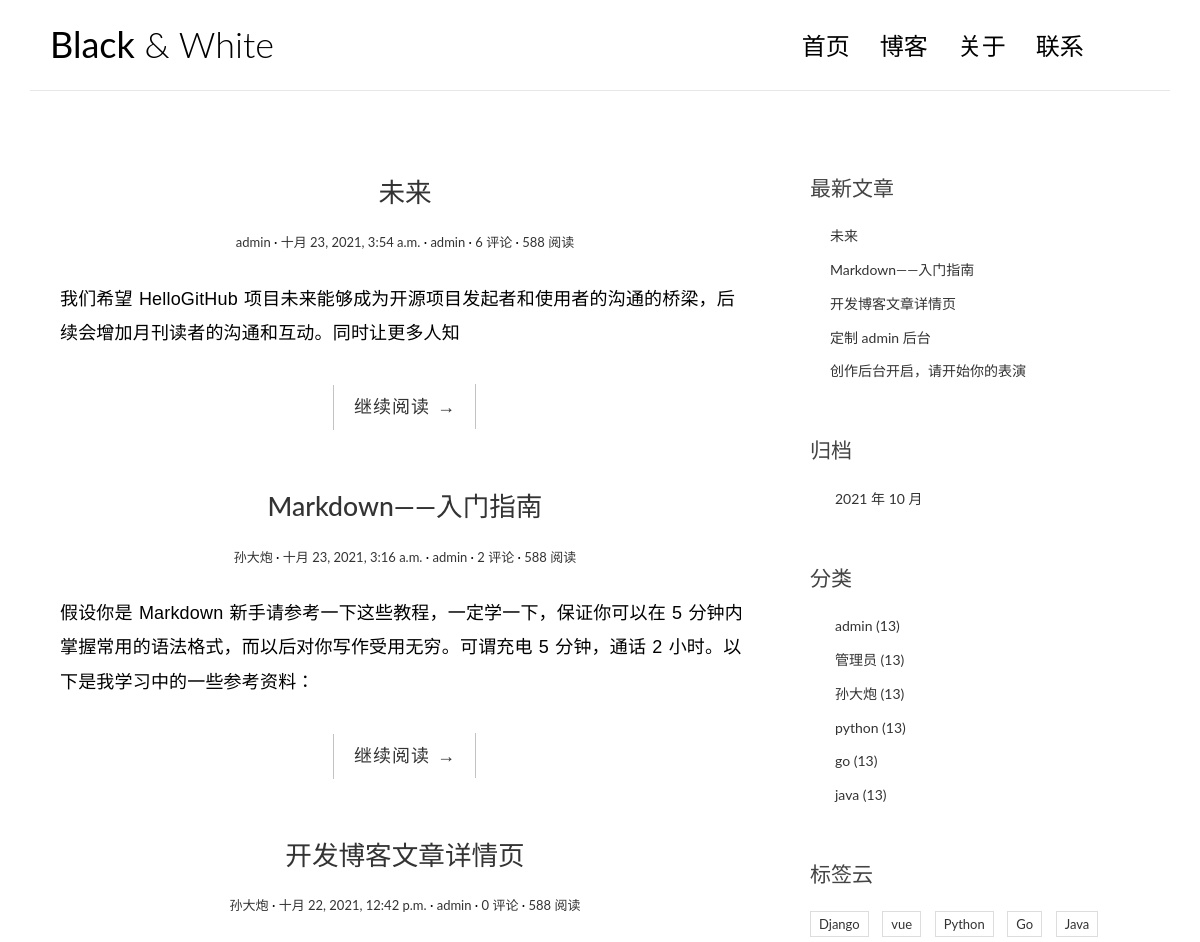
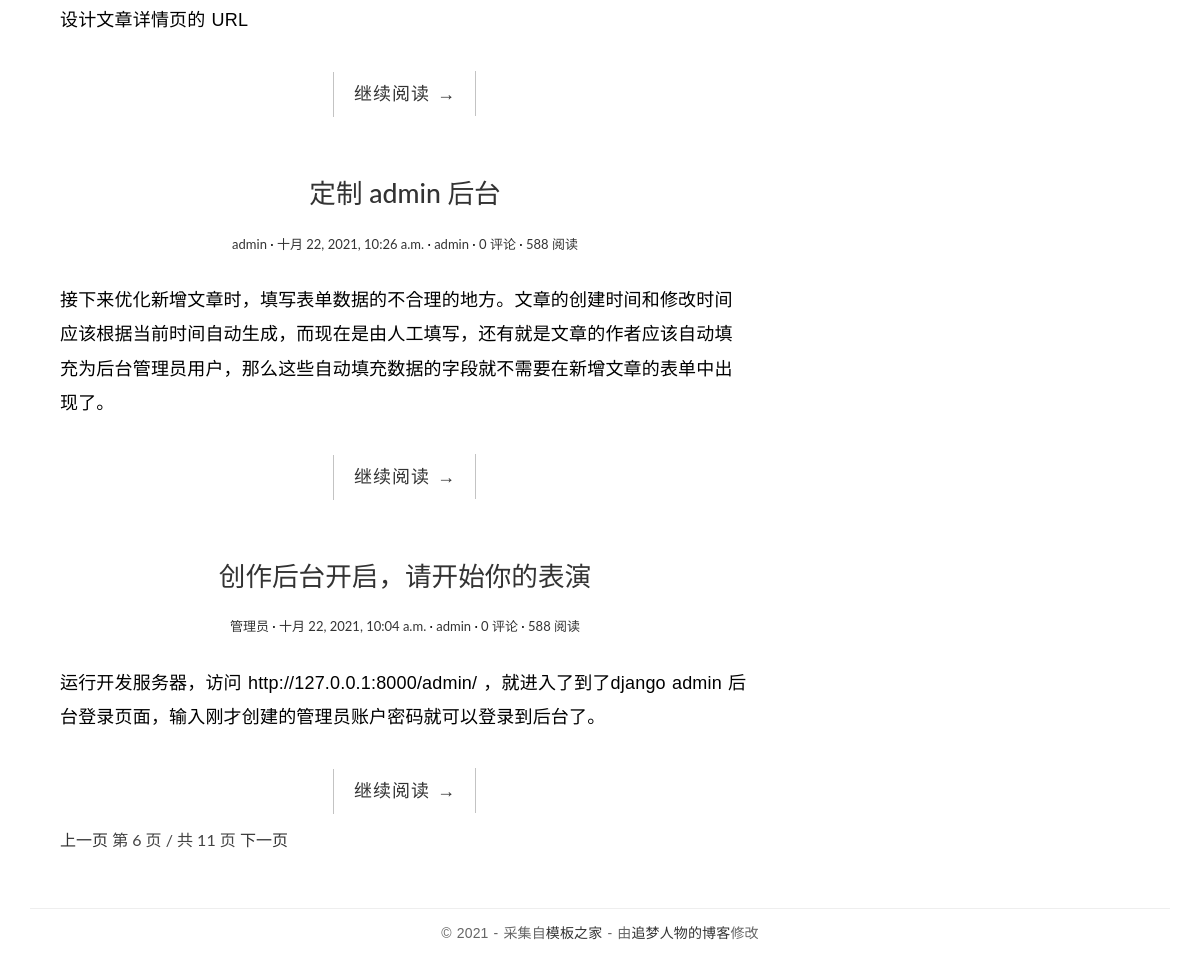
The page /v1/index/ on the database its author committed (2 pictures, top to bottom).
### myjk/models.py (models this page shows, shortened)
class Post(models.Model):
    title = models.CharField('标题', max_length=70)
    body = models.TextField('正文')
    created_time = models.DateTimeField('创建时间', default=timezone.now)
    modified_time = models.DateTimeField('修改时间')
    excerpt = models.CharField('摘要', max_length=200, blank=True)
    category = models.ForeignKey(Category, verbose_name='分类', on_delete=models.CASCADE)
    tags = models.ManyToManyField(Tag, verbose_name='标签', blank=True)
    author = models.ForeignKey(User, verbose_name='作者', on_delete=models.CASCADE)
    class Meta:
        verbose_name = '文章'
        verbose_name_plural = verbose_name
        ordering = ['-created_time']
    def get_absolute_url(self):
        return reverse('myjk:detail', kwargs={'pk': self.pk})

class Category(models.Model):
    name = models.CharField(max_length=200)
    class Meta:
        verbose_name = '分类啊'
        verbose_name_plural = verbose_name

class Tag(models.Model):
    name = models.CharField(max_length=100)
    class Meta:
        verbose_name = '标签'
        verbose_name_plural = verbose_name

### myjk/views.py (the view)
# urls.py: path('index/', views.index, name='index'),
def index(request):
    post_list = Post.objects.all()
    return render(request, 'index.html', context={'post_list': post_list})

### myjk/templatetags/myjk_tags.py (called while the page is built)
@register.inclusion_tag('inclusions/_recent_posts.html', takes_context=True)
def show_recent_posts(context, num=5):
    return {
        'recent_post_list': Post.objects.all().order_by('-created_time')[:num],
    }

@register.inclusion_tag('inclusions/_archives.html', takes_context=True)
def show_archives(context):
    return {
        'date_list': Post.objects.dates('created_time', 'month', order='DESC'),
    }

@register.inclusion_tag('inclusions/_categories.html', takes_context=True)
def show_categories(context):
    return {
        'category_list': Category.objects.all(),
    }

@register.inclusion_tag('inclusions/_tags.html', takes_context=True)
def show_tags(context):
    return {
        'tag_list': Tag.objects.all(),
    }

### templates/index.html
{% extends 'base.html' %}
{% block main %}
    {% for post in post_list %}
        <article class="post post-{{ post.pk }}">
            <header class="entry-header">
            <h1 class="entry-title"><a href="{{ post.get_absolute_url }}">{{ post.title }}</a></h1>
            <div class="entry-meta">
            <span class="post-category"><a href="#">{{ post.category.name }}</a></span>
            <span class="post-date"><a href="#"><time class="entry-date"
                                                datetime="{{ post.created_time }}">{{ post.created_time }}</time></a></span>
      <span class="post-author"><a href="#">{{ post.author }}</a></span>
      <span class="comments-link"><a href="{{ post.get_absolute_url }}#comment-area">{{ post.comment_set.count }} 评论</a></span>
      <span class="views-count"><a href="#">588 阅读</a></span>
    </div>
  </header>
  <div class="entry-content clearfix">
    <p>{{ post.excerpt }}</p>
      <div class="read-more cl-effect-14">
        <a href="{{ post.get_absolute_url }}" class="more-link">继续阅读 <span class="meta-nav">→</span></a>
      </div>
  </div>
</article>
    {% empty %}
        <div class="no-post">暂时还没有发布的文章！</div>
    {% endfor %}
    <div class="pagination-simple">
        <a href="#">上一页</a>
        <span class="current">第 6 页 / 共 11 页</span>
        <a href="#">下一页</a>
    </div>
{% endblock main %}

### templates/base.html (shortened to what this page needs)
{% load static %}
{% load myjk_tags %}
<!DOCTYPE html>
<html>
<head>
    <link href="https://cdn.bootcss.com/highlight.js/9.15.8/styles/github.min.css" rel="stylesheet">
    <link rel="stylesheet" href="css/bootstrap.min.css">
    <link rel="stylesheet" href="http://code.ionicframework.com/ionicons/2.0.1/css/ionicons.min.css">
    <link rel="stylesheet" href="{% static 'css/bootstrap.min.css' %}">
    <link rel="stylesheet" href="{% static 'css/pace.css' %}">
    <link rel="stylesheet" href="{% static 'css/custom.css' %}">
</head>
<body>
<div class="container">
    <header id="site-header">
        <div class="row">
            <div class="col-md-4 col-sm-5 col-xs-8">
                <div class="logo">
                    <h1><a href="{% url 'myjk:index' %}"><b>Black</b> &amp; White</a></h1>
                </div>
            </div>
            <div class="col-md-8 col-sm-7 col-xs-4">
                <nav class="main-nav" role="navigation">
                    <div class="collapse navbar-collapse" id="bs-example-navbar-collapse-1">
                        <ul class="nav navbar-nav navbar-right">
                            <li class="cl-effect-11"><a href="{% url 'myjk:index' %}" data-hover="首页">首页</a></li>
                            <li class="cl-effect-11"><a href="bootsrab.html" data-hover="博客">博客</a></li>
                            <li class="cl-effect-11"><a href="about.html" data-hover="关于">关于</a></li>
                            <li class="cl-effect-11"><a href="contact.html" data-hover="联系">联系</a></li>
                        </ul>
                    </div>
                </nav>
            </div>
        </div>
    </header>
</div>
<div class="content-body">
    <div class="container">
        <div class="row">
            <main class="col-md-8">
                {% block main %}
                {% endblock main %}
            </main>
            <aside class="col-md-4">
                {% show_recent_posts %}
                {% show_archives %}
                {% show_categories %}
                {% show_tags %}
            </aside>
        </div>
    </div>
</div>
<footer id="site-footer">
    <div class="container">
        <div class="row">
            <div class="col-md-12">
                <p class="copyright">&copy 2021 - 采集自<a href="http://www.cssmoban.com/"
                                                        target="_blank" title="模板之家">模板之家</a>
                    - 由<a href="http://zmrenwu.com/" title="网页模板" target="_blank">追梦人物的博客</a>修改
                </p>
            </div>
        </div>
    </div>
</footer>
</body>
</html>

### templates/inclusions/_recent_posts.html
<div class="widget widget-recent-posts">
  <h3 class="widget-title">最新文章</h3>
  <ul>
    {% for post in recent_post_list %}
      <li>
        <a href="{{ post.get_absolute_url }}">{{ post.title }}</a>
      </li>
    {% empty %}
      暂无文章！
    {% endfor %}
  </ul>
</div>

### templates/inclusions/_archives.html
<div class="widget widget-archives">
  <h3 class="widget-title">归档</h3>
  <ul>
    {% for date in date_list %}
      <li>
        <a href="{% url 'myjk:archive' date.year date.month %}">{{ date.year }} 年 {{ date.month }} 月</a>
      </li>
    {% empty %}
      暂无归档！
    {% endfor %}
  </ul>
</div>

### templates/inclusions/_categories.html
<div class="widget widget-category">
  <h3 class="widget-title">分类</h3>
  <ul>
    {% for category in category_list %}
      <li>
        <a href="{% url 'myjk:category' category.pk %}">{{ category.name }} <span class="post-count">(13)</span></a>
      </li>
    {% empty %}
      暂无分类！
    {% endfor %}
  </ul>
</div>

### templates/inclusions/_tags.html
<div class="widget widget-tag-cloud">
  <h3 class="widget-title">标签云</h3>
  <ul>
    {% for tag in tag_list %}
      <li>
        <a href="{% url 'myjk:tag' tag.pk %}">{{ tag.name }}</a>
      </li>
    {% empty %}
      暂无标签！
    {% endfor %}
  </ul>
</div>

### myjk/static/css/custom.css (style rules this page uses)
* { outline: none; }
h1, h2, h3, h4, h5, h6 { margin-top: 0; }
b { font-weight: 400; }
a { color: #333; }
body { color: #444; font-family: 'Lato', sans-serif; }
p { font-family: 'Ubuntu', sans-serif; font-weight: 400; word-spacing: 1px; letter-spacing: 0.01em; }
#site-header { background-color: #FFF; padding: 25px 20px; margin-bottom: 40px; border-bottom: 1px solid #e7e7e7; }
.logo h1 a { color: #000; }
.logo h1 { margin: 0; font-family: 'Lato', sans-serif; font-weight: 300; }
.main-nav { margin-top: 11px; max-width: 95%; }
.main-nav a { color: #000000 !important; padding: 0 0 5px 0 !important; margin-right: 30px; font-family: 'Lato', sans-serif; font-weight: 300; font-size: 24px; }
.cl-effect-11 a { padding: 10px 0; color: #0972b4; text-shadow: none; }
.cl-effect-11 a::before { position: absolute; top: 0; left: 0; overflow: hidden; padding: 0 0 5px 0 !important; max-width: 0; border-bottom: 1px solid #000; color: #000; content: attr(data-hover); white-space: nowrap; -webkit-transition: max-width 0.5s; -moz-transition: max-width 0.5s; transition: max-width 0.5s; }
.content-body { padding-bottom: 4em; }
.post { background: #fff; padding: 30px 30px 0; }
.entry-title { text-align: center; font-size: 1.9em; margin-bottom: 20px; line-height: 1.6; padding: 10px 20px 0; }
.entry-meta { text-align: center; color: #DDDDDD; font-size: 13px; margin-bottom: 30px; }
.entry-content { font-size: 18px; line-height: 1.9; font-weight: 300; color: #000; }
.post-category::after, .post-date::after, .post-author::after, .comments-link::after { content: ' ·'; color: #000; }
.read-more { font-family: 'Ubuntu', sans-serif; font-weight: 400; word-spacing: 1px; letter-spacing: 0.01em; text-align: center; margin-top: 20px; }
.cl-effect-14 a { padding: 0 20px; height: 45px; line-height: 45px; position: relative; display: inline-block; margin: 15px 25px; letter-spacing: 1px; font-weight: 400; text-shadow: 0 0 1px rgba(255, 255, 255, 0.3); }
.cl-effect-14 a::before, .cl-effect-14 a::after { position: absolute; width: 45px; height: 1px; background: #C3C3C3; content: ''; -webkit-transition: all 0.3s; -moz-transition: all 0.3s; transition: all 0.3s; pointer-events: none; }
.cl-effect-14 a::before { top: 0; left: 0; -webkit-transform: rotate(90deg); -moz-transform: rotate(90deg); transform: rotate(90deg); -webkit-transform-origin: 0 0; -moz-transform-origin: 0 0; transform-origin: 0 0; }
.cl-effect-14 a::after { right: 0; bottom: 0; -webkit-transform: rotate(90deg); -moz-transform: rotate(90deg); transform: rotate(90deg); -webkit-transform-origin: 100% 0; -moz-transform-origin: 100% 0; transform-origin: 100% 0; }
.widget { background: #fff; padding: 30px 0 0; }
.widget-title { font-size: 1.5em; margin-bottom: 20px; line-height: 1.6; padding: 10px 0 0; font-weight: 400; }
.widget-recent-posts ul { padding: 0; margin: 0; padding-left: 20px; }
.widget-recent-posts ul li { list-style-type: none; position: relative; line-height: 170%; margin-bottom: 10px; }
.widget-recent-posts ul li::before { content: '\f3d3'; font-family: "Ionicons"; position: absolute; left: -17px; top: 3px; font-size: 16px; color: #000; }
.widget-archives ul { padding: 0; margin: 0; padding-left: 25px; }
.widget-archives ul li { list-style-type: none; position: relative; line-height: 170%; margin-bottom: 10px; }
.widget-archives ul li::before { content: '\f3f3'; font-family: "Ionicons"; position: absolute; left: -25px; top: 1px; font-size: 16px; color: #000; }
.widget-category ul { padding: 0; margin: 0; padding-left: 25px; }
.widget-category ul li { list-style-type: none; position: relative; line-height: 170%; margin-bottom: 10px; }
.widget-category ul li::before { content: '\f3fe'; font-family: "Ionicons"; position: absolute; left: -25px; top: 1px; font-size: 18px; color: #000; }
.widget-tag-cloud ul { padding: 0; margin: 0; margin-right: -10px; }
.widget-tag-cloud ul li { list-style-type: none; font-size: 13px; display: inline-block; margin-right: 10px; margin-bottom: 10px; padding: 3px 8px; border: 1px solid #ddd; }
#site-footer { padding-top: 10px; padding: 0 0 1.5em 0; }
.copyright { text-align: center; padding-top: 1em; margin: 0; border-top: 1px solid #eee; color: #666; }
.pagination-simple { padding-left: 30px; font-size: 16px; }

### rows shown on the page
Post: title "未来", category.name "admin", created_time "十月 23, 2021, 3:54 a.m.", author "admin", comment_set.count "6", excerpt "我们希望 HelloGitHub 项目未来能够成为开源项目发起者和使用者的沟通的桥梁，后续会增加月刊读者的沟通和互动。同时让更多人知"
Post: title "Markdown——入门指南", category.name "孙大炮", created_time "十月 23, 2021, 3:16 a.m.", author "admin", comment_set.count "2", excerpt "假设你是 Markdown 新手请参考一下这些教程，一定学一下，保证你可以在 5 分钟内掌握常用的语法格式，而以后对你写作受用无穷。可谓充电 5 分钟，通话 2 小时。以下是我学习中的一些参考资料："
Post: title "开发博客文章详情页", category.name "孙大炮", created_time "十月 22, 2021, 12:42 p.m.", author "admin", comment_set.count "0", excerpt "设计文章详情页的 URL"
Post: title "定制 admin 后台", category.name "admin", created_time "十月 22, 2021, 10:26 a.m.", author "admin", comment_set.count "0", excerpt "接下来优化新增文章时，填写表单数据的不合理的地方。文章的创建时间和修改时间应该根据当前时间自动生成，而现在是由人工填写，还有就是文章的作者应该自动填充为后台管理员用户，那么这些自动填充数据的字段就不需要在新增文章的表单中出现了。"
Post: title "创作后台开启，请开始你的表演", category.name "管理员", created_time "十月 22, 2021, 10:04 a.m.", author "admin", comment_set.count "0", excerpt "运行开发服务器，访问 http://127.0.0.1:8000/admin/ ，就进入了到了django admin 后台登录页面，输入刚才创建的管理员账户密码就可以登录到后台了。"
Category: name "admin"
Category: name "管理员"
Category: name "孙大炮"
Category: name "python"
Category: name "go"
Category: name "java"
Tag: name "Django"
Tag: name "vue"
Tag: name "Python"
Tag: name "Go"
Tag: name "Java"

### other values the page prints
{{ date.year }} "2021"
{{ date.month }} "10"
